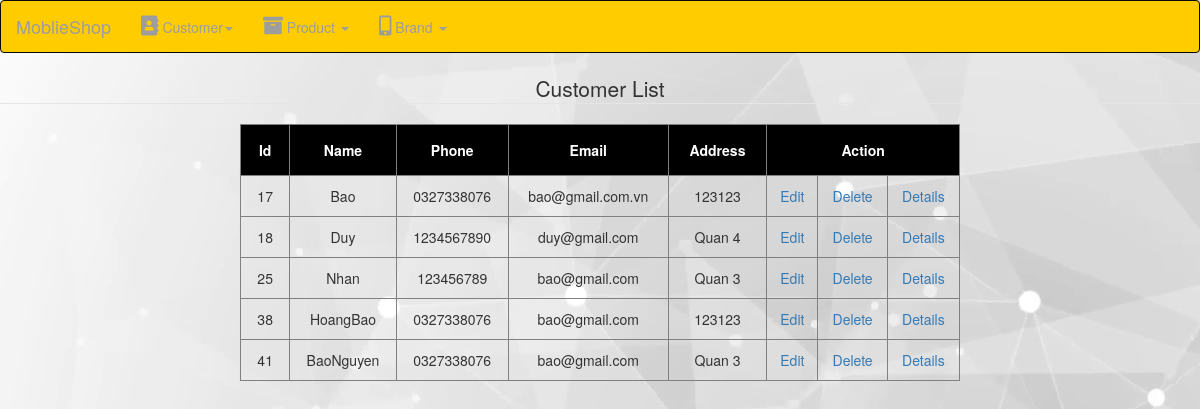
Page /Admin/HomeAdmin.php on the committed database.
### tables this page shows
CREATE TABLE IF NOT EXISTS `customer` (
  `Id` int(10) NOT NULL AUTO_INCREMENT,
  `Name` varchar(50) NOT NULL,
  `Password` varchar(20) NOT NULL,
  `Phone` varchar(20) NOT NULL,
  `Email` varchar(50) NOT NULL,
  `Address` varchar(50) NOT NULL,
  PRIMARY KEY (`Id`)
);

### Admin/HomeAdmin.php (the view, shortened to what this page needs)
<!doctype html>
<html>
<head>
<link rel="stylesheet" href="https://maxcdn.bootstrapcdn.com/bootstrap/3.4.0/css/bootstrap.min.css">
 <link rel='stylesheet' href='https://use.fontawesome.com/releases/v5.7.0/css/all.css'>
<?php
    include 'DBConnection.php';
    $sql = "SELECT * FROM Customer";
    try{
        $rs = mysqli_query($cnn, $sql);
    } catch (Exception $ex) {
        $ex->getMessage();
    }
?>
</head>
<body ng-app="" style="background-image:url(../img/Hình-nền-máy-tính-Gradient-màu-xám.png)">
	<div>
    	<nav class="navbar navbar-inverse">
  			<div class="container-fluid">
    			<div class="navbar-header">
                            <a class="navbar-brand" href="../Phone/Not_Logged_In/phone/page/phone.php">MoblieShop</a>
    			</div>
    			<ul class="nav navbar-nav">
                  <li class="dropdown"><a class="dropdown-toggle" data-toggle="dropdown" href="#"><i class="fa fa-address-book" style="font-size:20px"></i> Customer<span class="caret"></span></a>
                  </li>
                  <li class="dropdown"><a class="dropdown-toggle" data-toggle="dropdown" href="#"><i class="fa fa-archive" style="font-size:20px"></i> Product <span class="caret"></span></a>
                  </li>
                  <li class="dropdown"><a class="dropdown-toggle" data-toggle="dropdown" href="#"><i class='fas fa-mobile-alt' style='font-size:20px'></i> Brand <span class="caret"></span></a>
                  </li>
                </ul>
              </div>
		</nav>
    </div>
    <div>
    	<center>
            <fieldset>
                <legend>Customer List</legend>
                <table class="table-hover" width="60%" border="1" style="text-align: center;">
                <tr style="background-color: black; color:white">
                    <th>Id</th>
                    <th>Name</th>
                    <th>Phone</th>
                    <th>Email</th>
                    <th>Address</th>
                    <th colspan="3">Action</th>
                </tr>
                <?php
                    while($l = mysqli_fetch_array($rs)){
                ?>
                <tr>
                    <td><?=$l[0]?></td>
                    <td><?=$l[1]?></td>
                    <td><?=$l[3]?></td>
                    <td><?=$l[4]?></td>
                    <td><?=$l[5]?></td>
                    <td><a href="EditCustomer.php?id=<?=$l[0]?>" onclick="return confirm('Are you sure you want to Edit this?')">Edit</a></td>
                    <td><a href="DeleteCustomer.php?id=<?=$l[0]?>" onclick="return confirm('Are you sure you want to Delete this?')">Delete</a></td>
                    <td><a href="DetailsCustomer.php?id=<?=$l[0]?>">Details</td>
                </tr>
                <?php
                    }
                ?>
            </table>
            </fieldset>
        </center>
    </div>
</body>
</html>

### Admin/HomeAdmin.php (style rules this page uses)
.navbar-inverse { background-color:#FC0; }
th { text-align: center; padding: 15px; }
td { padding: 10px; }

### rows in the picture
customer: Id "17", Name "Bao", Phone "0327338076", Email "bao@gmail.com.vn", Address "123123"
customer: Id "18", Name "Duy", Phone "1234567890", Email "duy@gmail.com", Address "Quan 4"
customer: Id "25", Name "Nhan", Phone "123456789", Email "bao@gmail.com", Address "Quan 3"
customer: Id "38", Name "HoangBao", Phone "0327338076", Email "bao@gmail.com", Address "123123"
customer: Id "41", Name "BaoNguyen", Phone "0327338076", Email "bao@gmail.com", Address "Quan 3"
